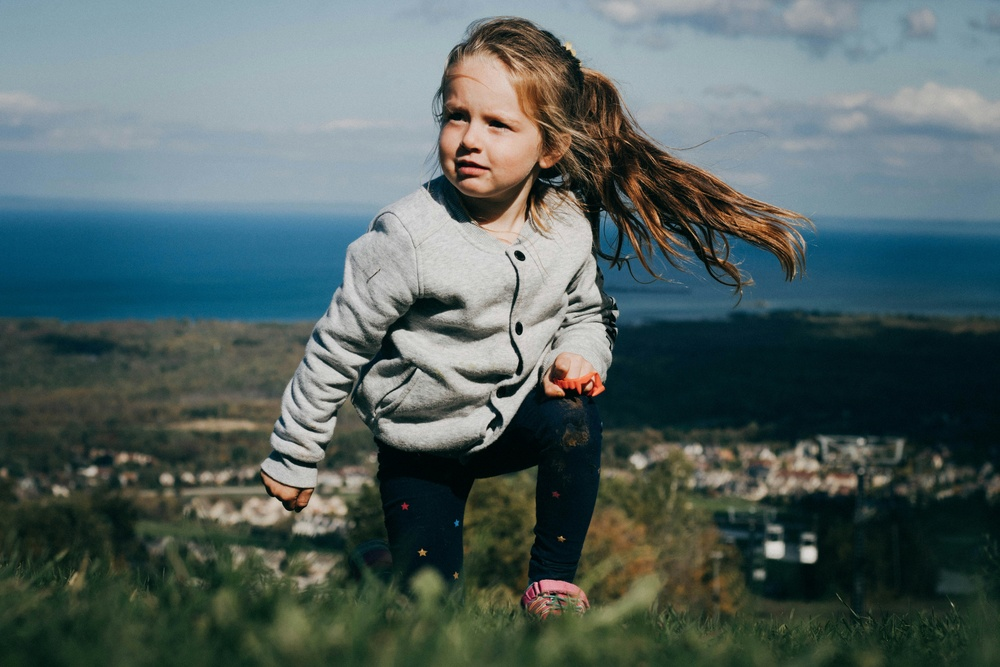
#> input picture FaceApp/kid2.jpg, 1000 x 667 px, shrunk from 6000 x 4000 before the run
$ jupyter execute GrayScale.ipynb
#> lines starting #> are read from the running program, lines starting #| are printed output that depends on the picture
[cell 1]
import cv2

[cell 2]
image = cv2.imread("kid2.jpg")
#> image is the input picture: shape (667, 1000, 3); mean B, G, R 97.3, 98.9, 83.3

[cell 3]
if image is not None:
    gray = cv2.cvtColor(image, cv2.COLOR_BGR2GRAY)
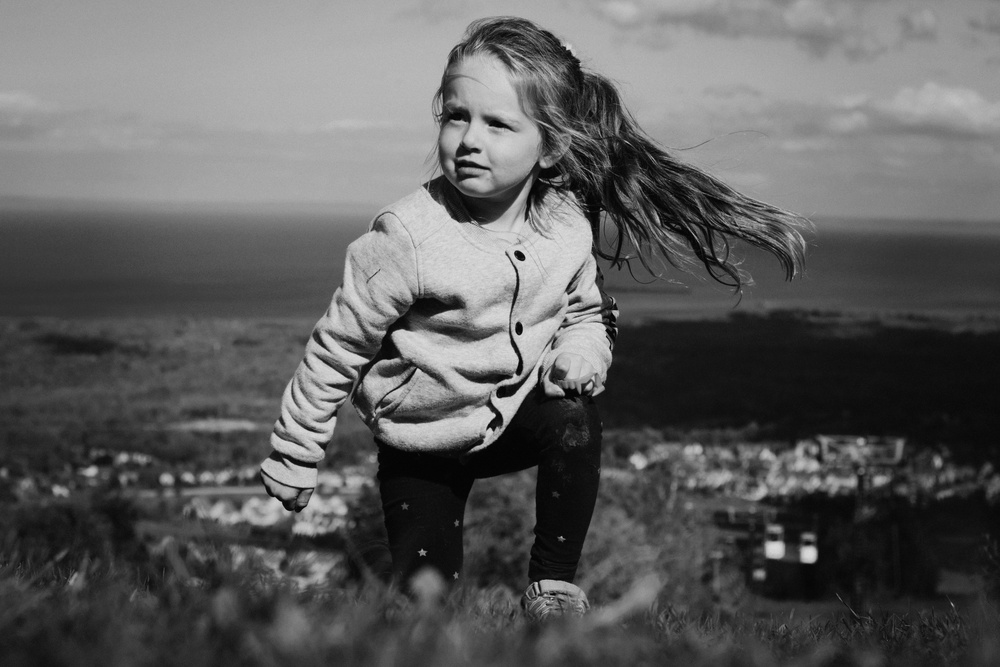
#> gray: shape (667, 1000); min 1, max 222, mean 94.1
    cv2.imshow("Graysacle image", gray)
    cv2.waitKey(0)
    cv2.destroyAllWindows()
else:
    print("Image not loaded")


$ run again, with FaceApp/kid1.jpg copied over FaceApp/kid2.jpg
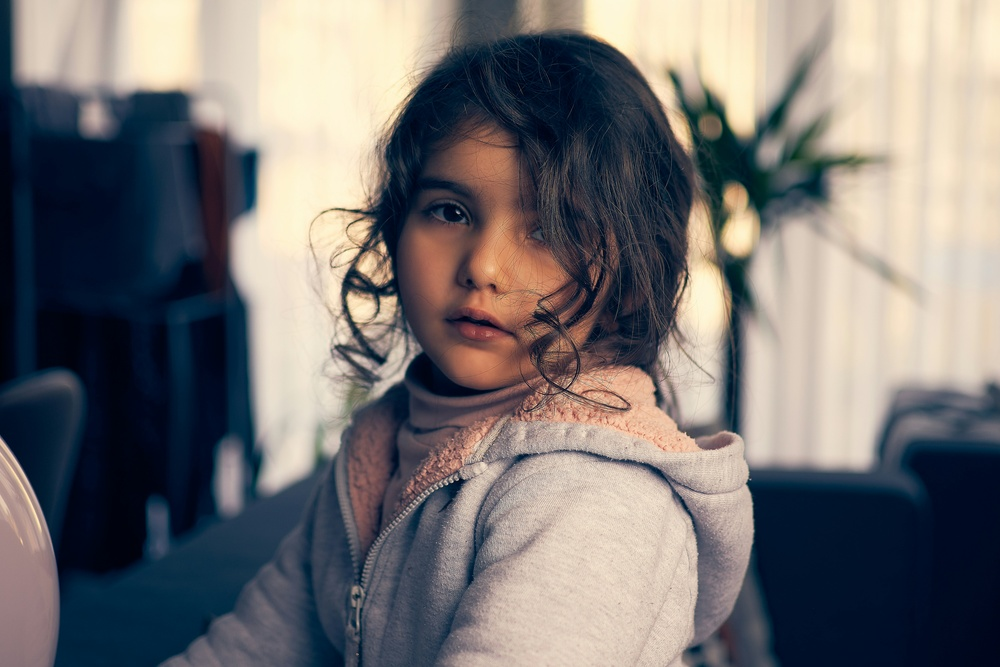
#> input picture FaceApp/kid1.jpg, 1000 x 667 px, shrunk from 6000 x 4000 before the run
#> image is the input picture: shape (667, 1000, 3); mean B, G, R 114.5, 114.7, 117.9
#> `gray = cv2.cvtColor(image, cv2.COLOR_BGR2GRAY)`:
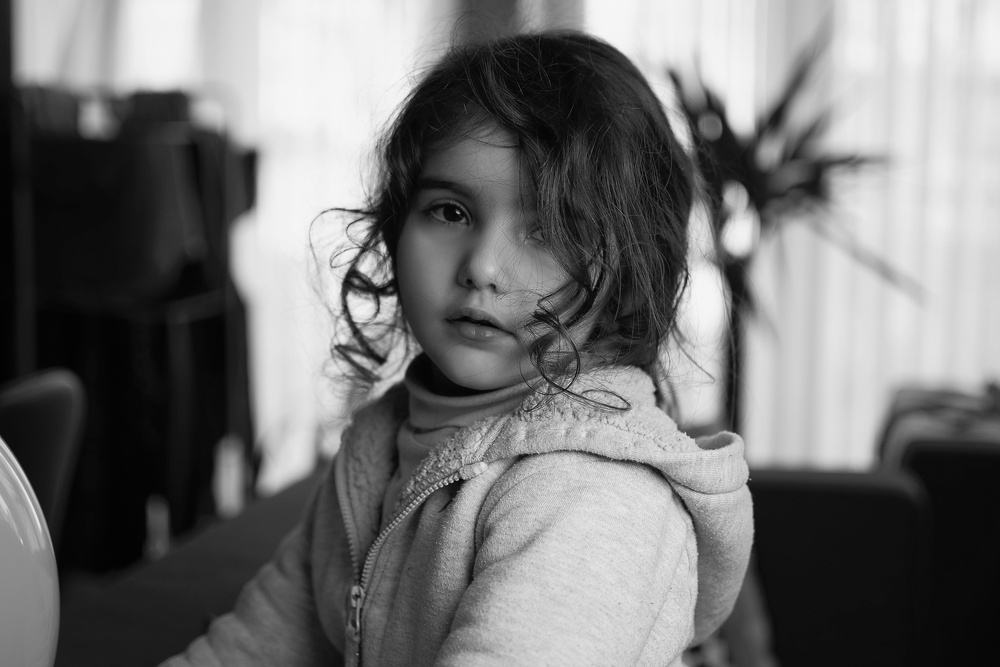
#> gray: shape (667, 1000); min 1, max 247, mean 115.6
